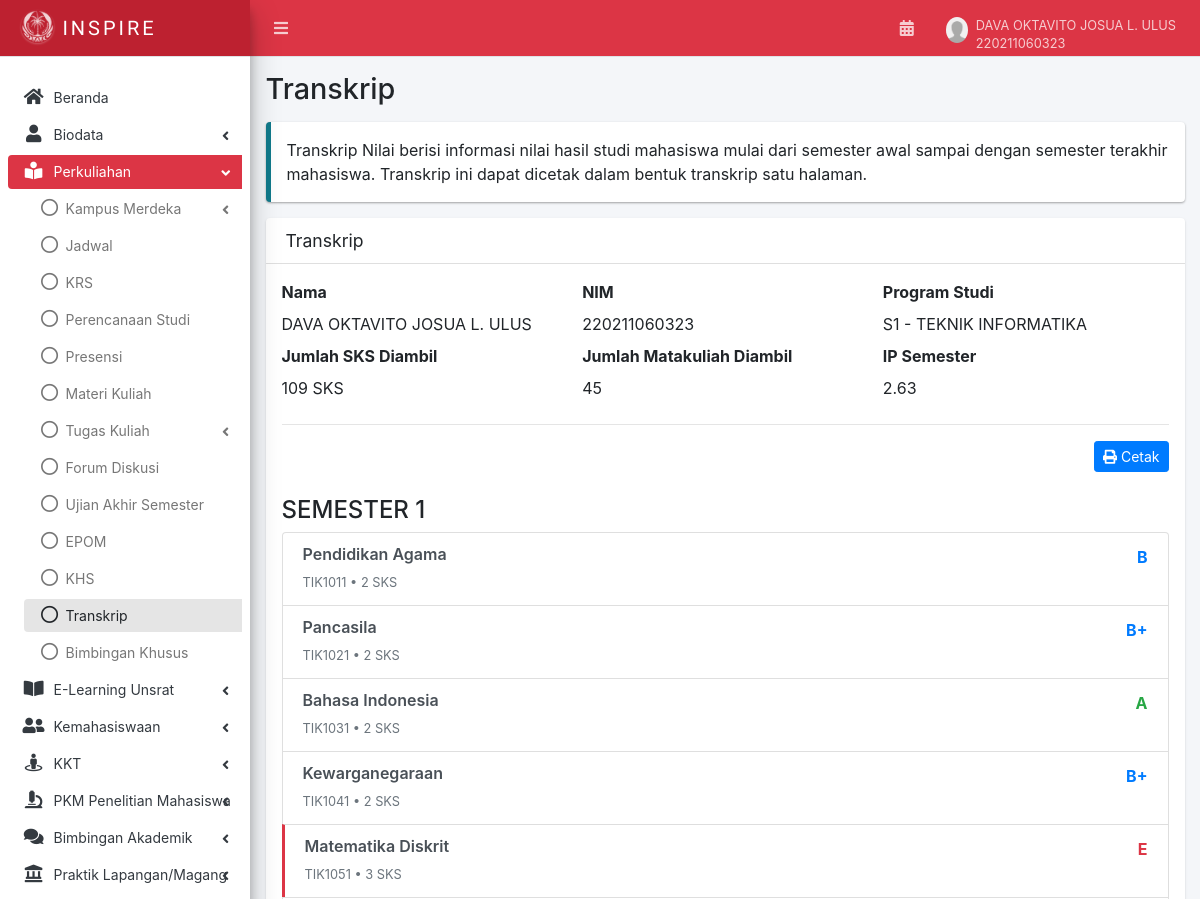
Page /transkrip.php (signed in, upper part) on the earlier database version.
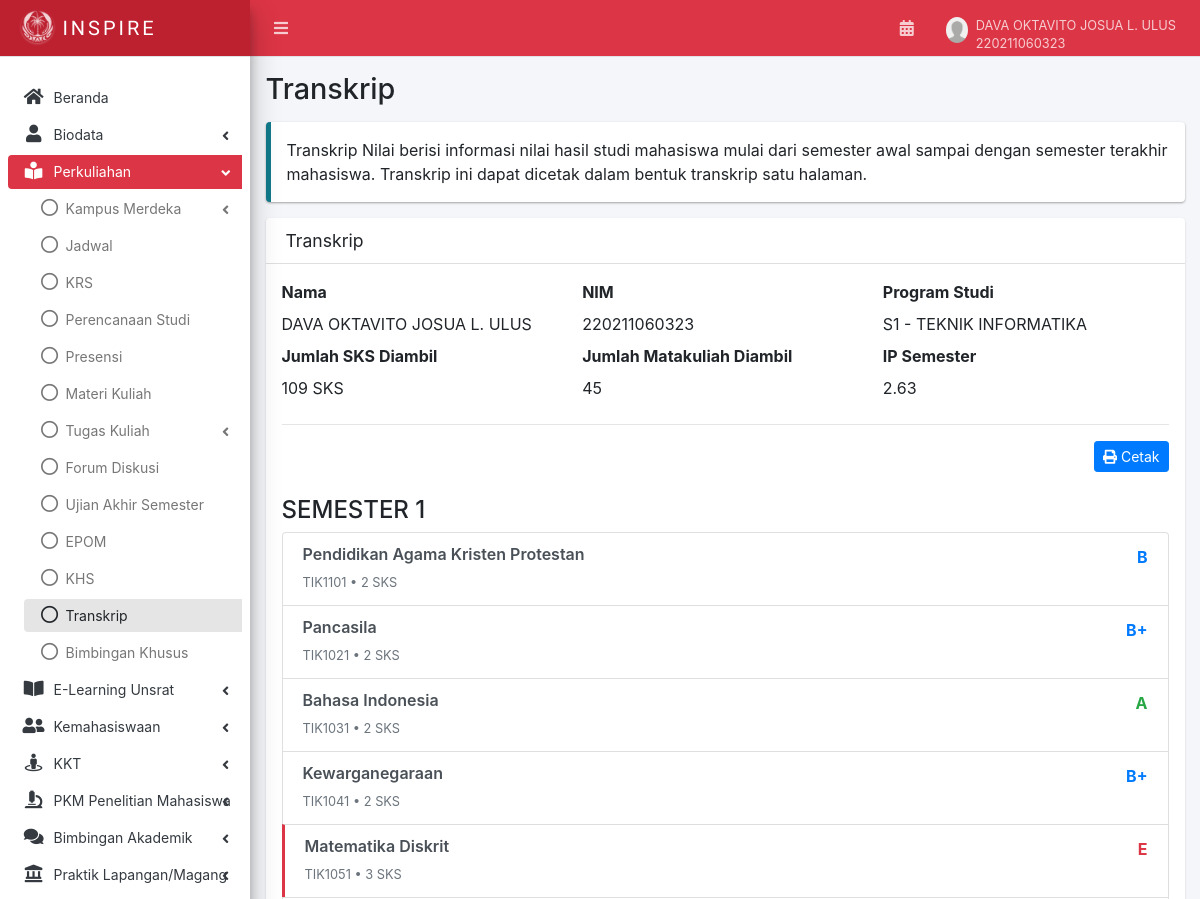
Same page on the later database version.
### tables this page shows
CREATE TABLE `transkrip` (
  `id` int NOT NULL,
  `nim` varchar(20) NOT NULL,
  `kode_mk` varchar(20) NOT NULL,
  `nama_mk` varchar(100) NOT NULL,
  `sks` int NOT NULL DEFAULT '3',
  `nilai_huruf` varchar(2) NOT NULL,
  `bobot` decimal(3,2) NOT NULL,
  `semester` int DEFAULT '1',
  `created_at` timestamp NULL DEFAULT CURRENT_TIMESTAMP
);

### transkrip.php (the view, shortened to what the changed rows need)
<?php include 'layout/header.php'; ?>
<?php
include 'config/database.php';
$transkrip_data = [];
if (isset($_SESSION['nim'])) {
    $nim = mysqli_real_escape_string($conn, $_SESSION['nim']);
    $query_transkrip = "SELECT * FROM transkrip WHERE nim = '$nim' ORDER BY semester ASC, id ASC";
    $result_transkrip = @mysqli_query($conn, $query_transkrip);
    if ($result_transkrip) {
        while ($row = mysqli_fetch_assoc($result_transkrip)) {
            $semester = $row['semester'];
            if (!isset($transkrip_data[$semester])) {
                $transkrip_data[$semester] = [];
            }
            $transkrip_data[$semester][] = $row;
        }
    }
}
?>
<div class="content-wrapper" style="min-height: 799.031px;">
    <div class="content-header">
        <div class="container-fluid"><h1>Transkrip</h1></div>
    </div>
    <div class="content">
        <div class="container-fluid">
            <div class="row">
                <div class="col-md-12 col-sm-12 col-xs-12">
                    <div class="card">
                        <div class="card-body">
                            <?php if (count($transkrip_data) > 0): ?>
                                <?php foreach ($transkrip_data as $semester => $matakuliah_list): ?>
                                    <h4 class="mt-4">SEMESTER <?php echo $semester; ?></h4>
                                    <ul class="list-group mb-4" id="list-semester">
                                        <?php foreach ($matakuliah_list as $mk): ?>
                                            <li class="list-group-item list-group-item-action flex-column align-items-start <?php echo in_array($mk['nilai_huruf'], ['D', 'E']) ? 'border-left-danger' : ''; ?>">
                                                <div class="d-flex w-100 justify-content-between">
                                                    <h6 class="mb-0"><?php echo htmlspecialchars($mk['nama_mk']); ?></h6>
                                                    <span class="<?php
                                                        if ($mk['nilai_huruf'] == 'A') echo 'text-success';
                                                        elseif (in_array($mk['nilai_huruf'], ['D', 'E'])) echo 'text-danger';
                                                        else echo 'text-primary';
                                                    ?>">
                                                        <b><?php echo htmlspecialchars($mk['nilai_huruf']); ?></b>
                                                    </span>
                                                </div>
                                                <small class="text-muted">
                                                    <?php echo htmlspecialchars($mk['kode_mk']); ?> • <?php echo $mk['sks']; ?> SKS
                                                </small>
                                            </li>
                                        <?php endforeach; ?>
                                    </ul>
                                <?php endforeach; ?>
                            <?php endif; ?>
                        </div>
                    </div>
                </div>
            </div>
        </div>
    </div>
</div>
<?php include 'layout/footer.php'; ?>

Differences in the rows shown:
changed transkrip: nama_mk "Pendidikan Agama" → "Pendidikan Agama Kristen Protestan"; kode_mk "TIK1011" → "TIK1101"
